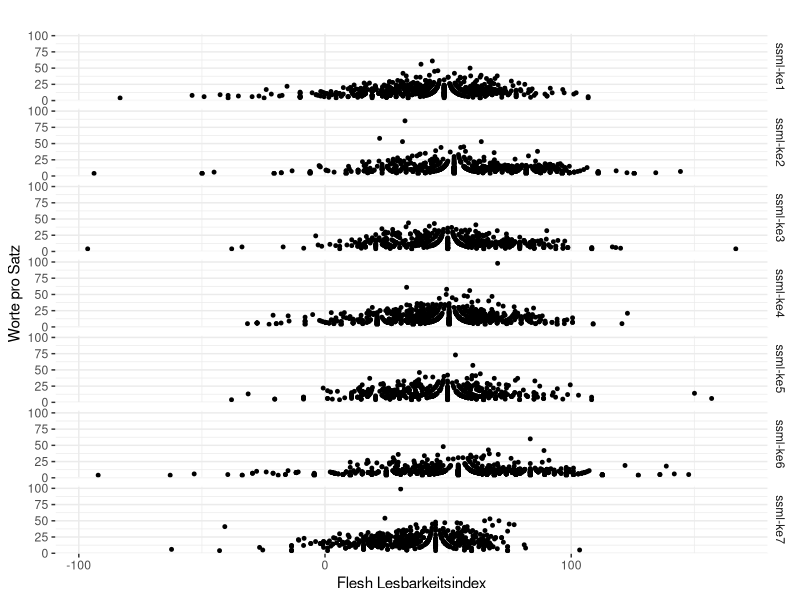

Write the R code that produced this figure.
library(ggplot2)
getwd()


library(ggplot2)
getwd()
tab <- read.table("./text-analysis-all.csv", header=TRUE, sep=",")

ggplot(tab, aes(x=flesh, y = words)) + 
  geom_point(na.rm=TRUE, size=1) + #, alpha = 0.2
  facet_grid(document ~ .) +
  labs(title="", x="Flesh Lesbarkeitsindex", y='Worte pro Satz') +
  theme_bw() +
    theme(panel.background = element_rect(colour = "white", linetype = "dashed")) +
    theme(legend.key = element_rect(colour = "white", size=1)) +
    theme(legend.key.size = unit(4, "mm")) +
    theme(legend.position="bottom") +
    theme(panel.border = element_rect(colour = "white")) +
    theme(strip.background = element_rect(colour = "white", fill = "white", size = 0)) 
    #theme(strip.text.x = element_text(colour = "black", angle = 90, size = 9, hjust = .5, vjust = 0)) +
    #theme(axis.ticks.x = element_line(colour="white")) +
    #theme(axis.text.y = element_text(colour = "black", size = 9)) +
    #theme(axis.text.x = element_text(colour = "white", size = 0))

 

getOption("bitmapType")
options(bitmapType="cairo")
sessionInfo()
capabilities("Cairo")


library('Cairo')
